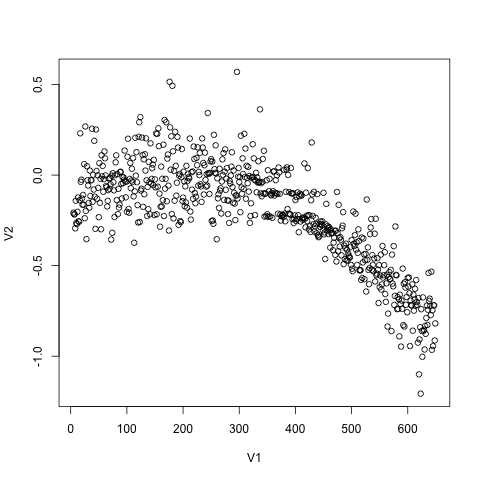

R code for this plot:

a <-read.csv("trial-final-15-20171229151259.csv", header = FALSE)
plot(a)
png("trial-final-15-20171229151259.csv.png")
plot(a)

